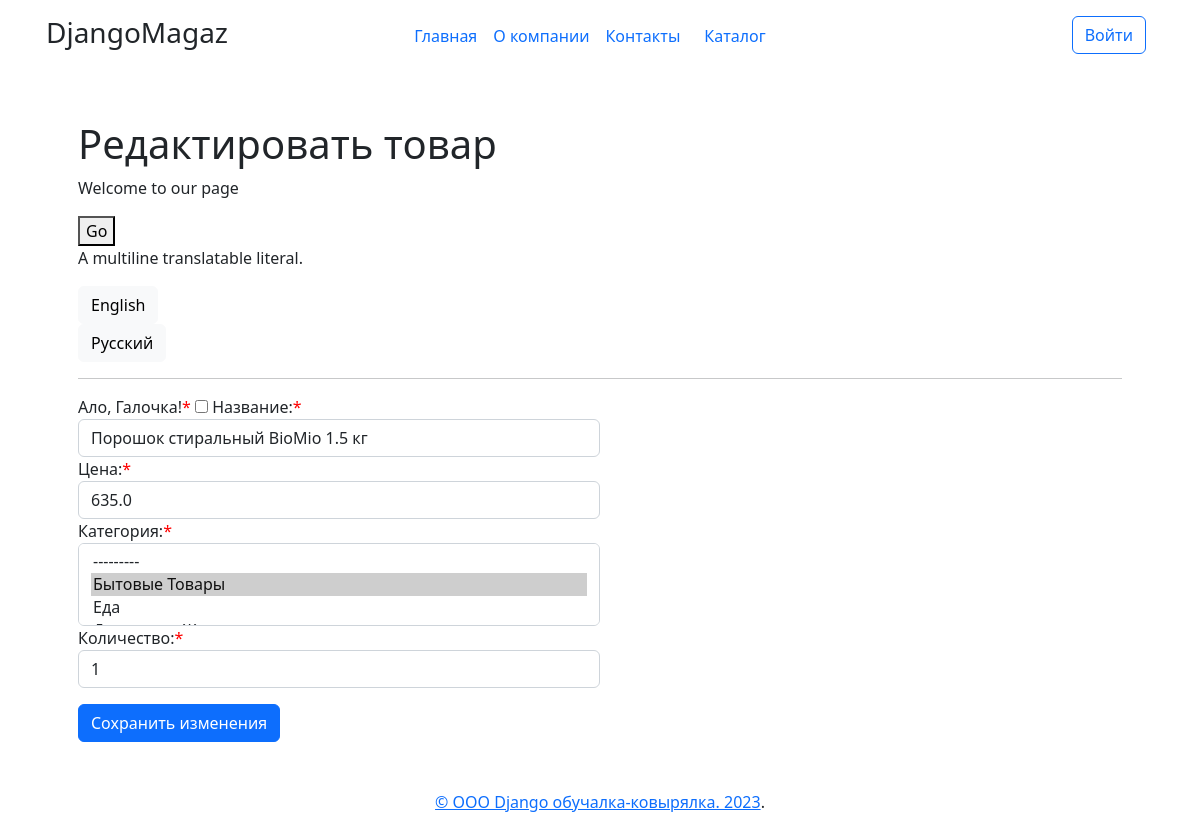
The page /products/update/1 (signed in) on the database as committed earlier.
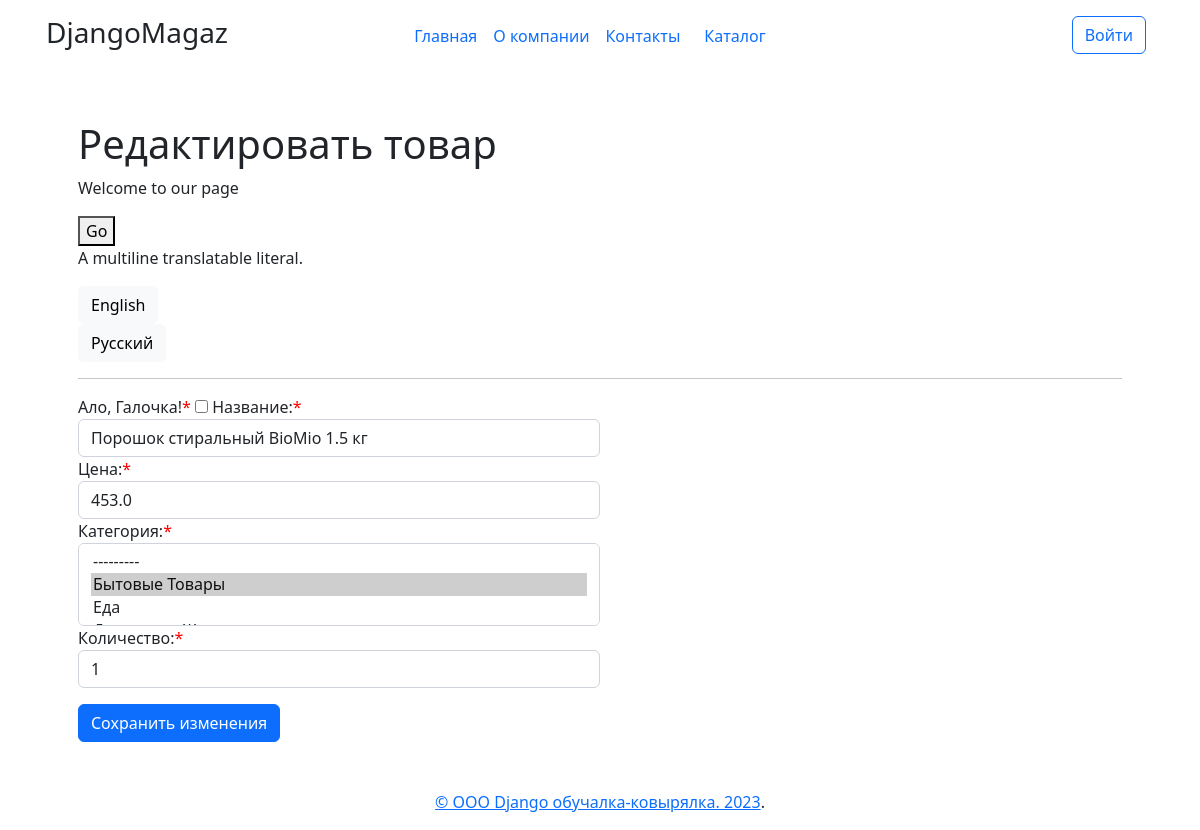
The same page on the database as committed later.
### simpleapp/models.py (models this page shows, shortened)
class Product(models.Model):
    name = models.CharField(
        max_length=50,
        unique=True, # названия товаров не должны повторяться
    )
    description = models.TextField()
    quantity = models.IntegerField(
        validators=[MinValueValidator(0)],
    )
    category = models.ForeignKey(
        to='Category',
        on_delete=models.CASCADE,
        related_name='products', # все продукты в категории будут доступны через поле products
    )
    price = models.FloatField(
        validators=[MinValueValidator(0.0)],
    )
    objects = models.Manager()

class Category(models.Model):
    name = models.CharField(max_length=100, unique=True)  # названия категорий тоже не должны повторяться
    def __str__(self):
        return f'{self.name.title()}'

### simpleapp/views.py (the view)
# urls.py: path('update/<int:pk>', ProductUpdateView.as_view(), name='product_update'),
@method_decorator(login_required(login_url = "/login/"), name='dispatch')
class ProductUpdateView(UpdateView):
    template_name = 'product_create.html'
    form_class = ProductForm
    def get_object(self, **kwargs):
        id = self.kwargs.get('pk')
        return Product.objects.get(pk=id)
    def get_context_data(self, **kwargs):
        context = super().get_context_data(**kwargs)
        context['isUpdateView'] = True # добавим ещё одну пустую переменную, чтобы на её примере посмотреть работу другого фильтра
        return context

### simpleapp/forms.py
class ProductForm(ModelForm):
    error_css_class = 'error'
    required_css_class = 'required'
    checkbox = BooleanField(label='Ало, Галочка!') # добавляем галочку или же true-false поле
    name = forms.CharField(
        label = _('first name'),
        widget=forms.TextInput(attrs={
            'placeholder': 'Например, молоко...',
            'class':'form-control',
            'id': 'adding-item-name'
        }))
    price = forms.CharField(
        label = _('price'),
        widget=forms.TextInput(attrs={
            'class':'form-control',
            'id': 'adding-item-price'
        }))
    quantity = forms.CharField(
        label = _('qwantity'),
        widget=forms.TextInput(attrs={
            'class': "form-control",
            'id': 'adding-item-quantity'
        }))
    category = forms.ModelChoiceField(
        label = 'Категория',
        queryset = Category.objects.all(),
        widget=forms.Select(attrs={
            'class': 'form-select',
            'size': 3,
            'id': 'adding-item-category'
        }))
    class Meta:
        model = Product
        fields = ['checkbox', 'name', 'price', 'category', 'quantity',]

### templates/product_create.html (shortened to what this page needs)
{% extends 'flatpages/defaultLayout.html' %}
{% load static %}
{% load i18n %}
{% block page_styles %}
<link rel="stylesheet" href="{% static 'general.css' %}">
{% endblock page_styles %}
{% block abracadabra %}
{% if isUpdateView  %}
        <h1>Редактировать товар</h1>
    {% else %}
        <h1>Добавить товар</h1>
{% endif %}
{% get_current_language as LANGUAGE_CODE %}
{% get_available_languages as LANGUAGES %}
{% get_language_info_list for LANGUAGES as languages %}
<p>{% translate "Welcome to our page" %}</p>
<button type="submit">{% translate "Go" %}</button>
<p>{% blocktranslate %}A multiline translatable literal.{% endblocktranslate %}</p>
{% for language in languages %}
    <button class="btn btn-light" type="submit" form="form_{{ language.code }}" value="Submit">{{ language.name_local }}</button>
{% endfor %}
<hr/>
<form method="POST">
        <div class="col-6 mb-3">
            {{ form }}
        </div>
        {% if isUpdateView  %}
            <input type="submit" value="Сохранить изменения" class="btn btn-primary">
            {% else %}
            <input type="submit" value="Добавляем" class="btn btn-primary">
        {% endif %}
</form>
{% endblock abracadabra %}

Rows that differ between the two databases and show on the page:
changed Product "--------- / Бытовые Товары ☑ / Еда": price "635.0" → "453.0"
